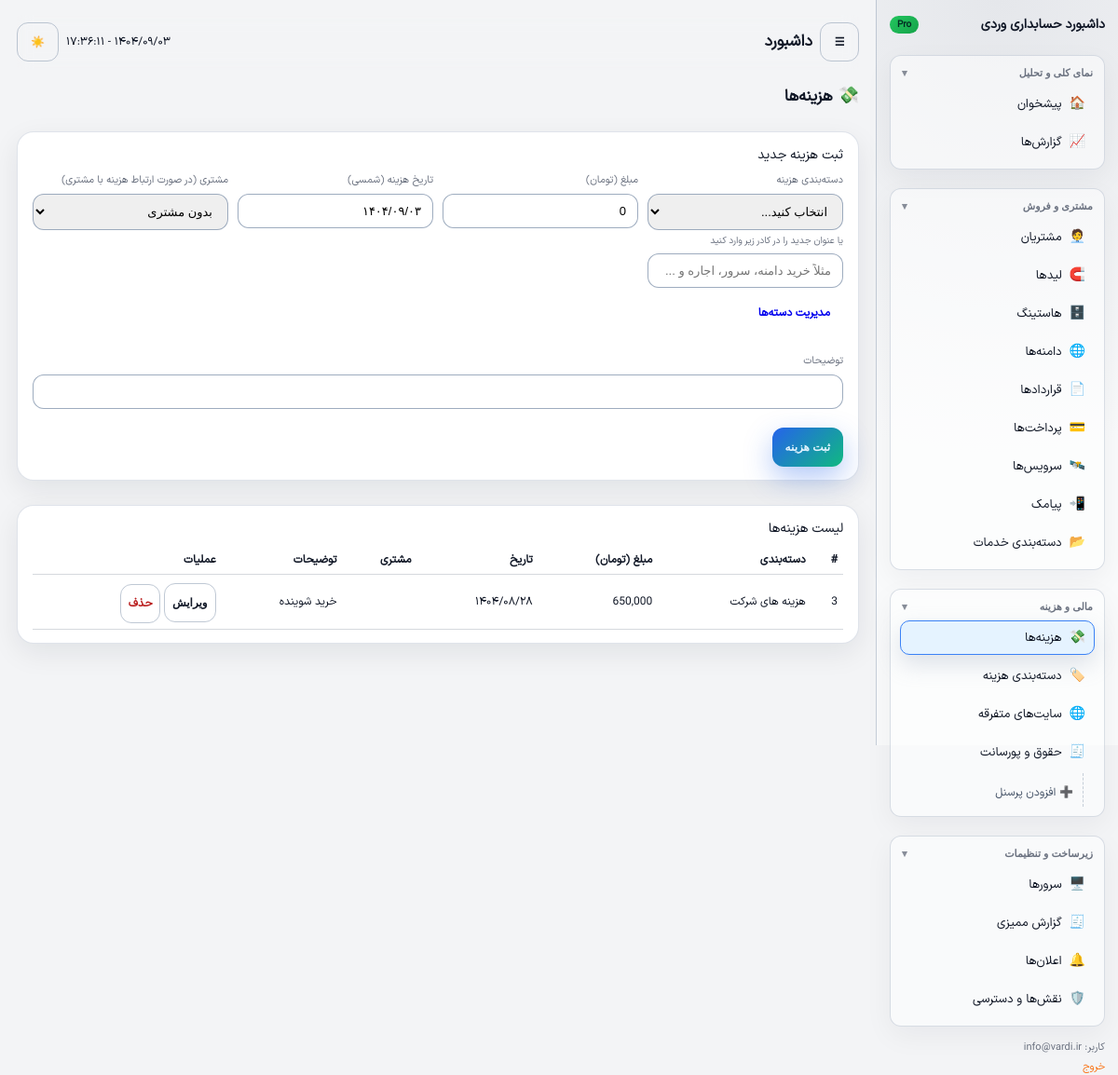
Screenshot of /expenses (signed in) with the database file from the repository.
### tables this page shows
CREATE TABLE `expenses` (
  `id` int(10) UNSIGNED NOT NULL,
  `category` varchar(190) NOT NULL,
  `amount` bigint(20) NOT NULL DEFAULT 0,
  `expense_date` varchar(20) DEFAULT NULL,
  `customer_id` int(11) DEFAULT NULL,
  `note` text DEFAULT NULL,
  `created_at` datetime NOT NULL,
  `updated_at` datetime NOT NULL
);

### src/Core/View.php (called while the page is built, shortened)
<?php
class View
{
    public static function render(string $view, array $data = []): void
    {
        include __DIR__ . '/../../views/layout.php';
    }
}

### src/Controller/ExpensesController.php (called while the page is built, shortened)
<?php
class ExpensesController
{
    public function index(): void
    {
        try {
            $pdo = Database::connection();
            $customers = $pdo->query("SELECT id, name FROM customers ORDER BY name")->fetchAll();
            $categories = $pdo->query("SELECT * FROM expense_categories ORDER BY name")->fetchAll();
            $sql = "SELECT e.*, c.name AS customer_name
                    FROM expenses e
                    LEFT JOIN customers c ON c.id = e.customer_id
                    ORDER BY e.id DESC";
            $rows = $pdo->query($sql)->fetchAll();
            View::render('expenses/index', [
                'user'      => Auth::user(),
                'expenses'  => $rows,
                'customers' => $customers,
                'categories'=> $categories,
            ]);
        } catch (PDOException $e) {
            View::renderError('خطا در بخش هزینه‌ها: ' . $e->getMessage(), $e->getTraceAsString(), Auth::user());
        }
    }
}

### index.php (called while the page is built, shortened)
<?php
spl_autoload_register(function(string $class) {
    if (strpos($class, 'App\\') === 0) {
        $path = __DIR__ . '/src/' . str_replace('App\\', '', $class) . '.php';
        $path = str_replace('\\', '/', $path);
    }
});
if (file_exists(__DIR__ . '/jdf.php')) {
    require_once __DIR__ . '/jdf.php';
}
$router = new \App\Core\Router();
$router->dispatch();

### jdf.php (called while the page is built, shortened)
<?php
function jdate($format, $timestamp = '', $none = '', $time_zone = 'Asia/Tehran', $tr_num = 'fa') {
  $T_sec = 0;
  $ts = $T_sec + (($timestamp === '') ? time() : tr_num($timestamp));
  $date = explode('_', date('H_i_j_n_O_P_s_w_Y', $ts));
  list($j_y, $j_m, $j_d) = gregorian_to_jalali($date[8], $date[3], $date[2]);
  $sl = strlen($format);
  $out = '';
  for ($i = 0; $i < $sl; $i++) {
    $sub = substr($format, $i, 1);
    switch ($sub) {
      case 'd':
        $out .= ($j_d < 10) ? '0' . $j_d : $j_d;
        break;
      case 'm':
        $out .= ($j_m > 9) ? $j_m : '0' . $j_m;
        break;
      case 'Y':
        $out .= $j_y;
        break;
      default:
        $out .= $sub;
    }
  }
  return ($tr_num != 'en') ? tr_num($out, 'fa', '.') : $out;
}
function tr_num($str, $mod = 'en', $mf = '٫') {
  $num_a = array('0', '1', '2', '3', '4', '5', '6', '7', '8', '9', '.');
  $key_a = array('۰', '۱', '۲', '۳', '۴', '۵', '۶', '۷', '۸', '۹', $mf);
  return ($mod == 'fa') ? str_replace($num_a, $key_a, $str) : str_replace($key_a, $num_a, $str);
}
function gregorian_to_jalali($gy, $gm, $gd, $mod = '') {
   list($gy, $gm, $gd) = explode('_', tr_num($gy . '_' . $gm . '_' . $gd));
  $g_d_m = array(0, 31, 59, 90, 120, 151, 181, 212, 243, 273, 304, 334);
  $gy2 = ($gm > 2) ? ($gy + 1) : $gy;
  $days = 355666 + (365 * $gy) + ((int) (($gy2 + 3) / 4)) - ((int) (($gy2 + 99) / 100)) + ((int) (($gy2 + 399) / 400)) + $gd + $g_d_m[$gm - 1];
  $jy = -1595 + (33 * ((int) ($days / 12053)));
  $days %= 12053;
  $jy += 4 * ((int) ($days / 1461));
  $days %= 1461;
  if ($days > 365) {
    $jy += (int) (($days - 1) / 365);
    $days = ($days - 1) % 365;
  }
  if ($days < 186) {
    $jm = 1 + (int) ($days / 31);
    $jd = 1 + ($days % 31);
  } else {
    $jm = 7 + (int) (($days - 186) / 30);
    $jd = 1 + (($days - 186) % 30);
  }
  return ($mod == '') ? array($jy, $jm, $jd) : $jy . $mod . $jm . $mod . $jd;
}

### src/Core/Date.php (called while the page is built, shortened)
<?php
require_once __DIR__ . '/../../jdf.php';
class Date
{
    public static function j(string $format = 'Y/m/d'): string
    {
        return jdate($format);
    }
    public static function jDate(?string $value): string
    {
        $value = trim($value);
        $norm = Str::normalizeDigits($value);
        $ts = strtotime($norm);
        $jalali = jdate('Y/m/d', $ts);
        return $jalali;
    }
}

### src/Core/Str.php (called while the page is built, shortened)
<?php
class Str
{
    public static function normalizeDigits(string $value, bool $stripSeparators = true): string
    {
        $fa = ['۰','۱','۲','۳','۴','۵','۶','۷','۸','۹'];
        $en = ['0','1','2','3','4','5','6','7','8','9'];
        $ar = ['٠','١','٢','٣','٤','٥','٦','٧','٨','٩'];
        $value = str_replace($fa, $en, $value);
        $value = str_replace($ar, $en, $value);
        if ($stripSeparators) {
            $value = str_replace([',', '٬', ' '], '', $value);
        }
        return $value;
    }
}

### views/expenses/index.php (the view, shortened to what this page needs)
<div class="topbar-title" style="margin-bottom:8px;">
    <span class="emoji">💸</span>
    <span>هزینه‌ها</span>
</div>
<div class="card-soft" style="margin-bottom:10px;">
    <div class="card-header">
        <div class="card-title">ثبت هزینه جدید</div>
    </div>
    <form method="post" action="/expenses/create">
        <div class="grid" style="grid-template-columns:repeat(4,minmax(0,1fr));gap:10px;">
            <div class="form-field">
                <label class="form-label">دسته‌بندی هزینه</label>
                <select name="category_id" class="form-select">
                    <option value="">انتخاب کنید...</option>
                </select>
                <div class="form-label" style="margin-top:4px;font-size:10px;">یا عنوان جدید را در کادر زیر وارد کنید</div>
                <input type="text" name="category" class="form-input" placeholder="مثلاً خرید دامنه، سرور، اجاره و ...">
                <a href="/expense-categories" class="btn btn-xs" style="margin-top:6px;">مدیریت دسته‌ها</a>
            </div>
            <div class="form-field">
                <label class="form-label">مبلغ (تومان)</label>
                <input type="text" name="amount" class="form-input money-input" value="0" required>
            </div>
            <div class="form-field">
                <label class="form-label">تاریخ هزینه (شمسی)</label>
                <input type="text" name="expense_date" class="form-input jalali-picker" placeholder="مثلاً 1403/08/15" value="<?php echo Date::j('Y/m/d'); ?>">
            </div>
            <div class="form-field">
                <label class="form-label">مشتری (در صورت ارتباط هزینه با مشتری)</label>
                <select name="customer_id" class="form-select">
                    <option value="">بدون مشتری</option>
                </select>
            </div>
            <div class="form-field" style="grid-column:1/-1;">
                <label class="form-label">توضیحات</label>
                <input type="text" name="note" class="form-input">
            </div>
        </div>
        <button type="submit" class="btn btn-primary" style="margin-top:8px;">ثبت هزینه</button>
    </form>
</div>
<div class="card-soft">
    <div class="card-header">
        <div class="card-title">لیست هزینه‌ها</div>
    </div>
    <div style="overflow-x:auto;">
        <table class="table">
            <thead>
            <tr>
                <th>#</th>
                <th>دسته‌بندی</th>
                <th>مبلغ (تومان)</th>
                <th>تاریخ</th>
                <th>مشتری</th>
                <th>توضیحات</th>
                <th>عملیات</th>
            </tr>
            </thead>
            <tbody>
            <?php if (empty($expenses)): ?>
                <tr><td colspan="7">هنوز هزینه‌ای ثبت نشده است.</td></tr>
            <?php else: ?>
                <?php foreach ($expenses as $e): ?>
                    <tr>
                        <td><?php echo (int)$e['id']; ?></td>
                        <td><?php echo htmlspecialchars($e['category'], ENT_QUOTES, 'UTF-8'); ?></td>
                        <td><?php echo number_format((int)$e['amount']); ?></td>
                        <td><?php echo $e['expense_date'] ? Date::jDate($e['expense_date']) : ''; ?></td>
                        <td><?php echo htmlspecialchars($e['customer_name'] ?? '', ENT_QUOTES, 'UTF-8'); ?></td>
                        <td><?php echo htmlspecialchars($e['note'], ENT_QUOTES, 'UTF-8'); ?></td>
                        <td>
                            <button class="btn btn-outline" data-inline-edit-toggle="expense-<?php echo (int)$e['id']; ?>" style="padding-inline:8px;">ویرایش</button>
                            <a href="/expenses/delete?id=<?php echo (int)$e['id']; ?>" class="btn btn-outline" style="padding-inline:8px;color:#b91c1c;margin-top:4px;"
                               onclick="return confirm('این هزینه حذف شود؟');">حذف</a>
                        </td>
                    </tr>
                <?php endforeach; ?>
            <?php endif; ?>
            </tbody>
        </table>
    </div>
</div>

### assets/css/app.css (style rules this page uses)
* { box-sizing:border-box; }
html { scroll-behavior:smooth; }
body { margin:0; font-family:'IRANSansXVF',system-ui,-apple-system,BlinkMacSystemFont,'Segoe UI',sans-serif; direction:rtl; }
body { background:#f3f4f6; color:#111827; }
.card,.card-soft { transition:transform 0.15s ease, box-shadow 0.15s ease; }
.topbar-title { font-size:17px;font-weight:700;display:flex;align-items:center;gap:6px; }
.topbar-title span.emoji { font-size:18px; }
.card,.card-soft { border-radius:18px;padding:14px 16px;box-shadow:0 10px 30px rgba(15,23,42,0.08);border:1px solid rgba(148,163,184,0.3); }
body:not(.theme-dark) .card-soft { background:#ffffff; }
.card-header { display:flex;justify-content:space-between;align-items:center;margin-bottom:8px; }
.card-title { font-size:14px;font-weight:500; }
.grid { display:grid;gap:12px; }
.table { width:100%;border-collapse:collapse;font-size:12px; }
.table th,.table td { padding:6px 6px;border-bottom:1px solid rgba(209,213,219,0.9);text-align:right; }
.btn { border-radius:12px;border:none;padding:10px 14px;font-size:12px;font-weight:600;cursor:pointer;display:inline-flex;align-items:center;gap:6px;text-decoration:none;justify-content:center;transition:transform 0.12s ease, box-shadow 0.12s ease;min-height:42px; }
.btn-primary { background:linear-gradient(135deg,#2563eb,#10b981);color:#e0f2fe;box-shadow:0 12px 30px rgba(37,99,235,0.35); }
.btn-outline { background:transparent;border:1px solid rgba(148,163,184,0.6);color:inherit; }
.form-field { margin-bottom:12px; }
.form-label { display:block;font-size:11px;margin-bottom:6px;color:#6b7280; }
.form-input,.form-select,.form-textarea { width:100%;padding:10px 12px;border-radius:12px;border:1px solid rgba(148,163,184,0.9);font-size:13px;transition:border-color 0.15s ease, box-shadow 0.15s ease; }

### rows the page displays
expenses: id "3", category "هزینه های شرکت", amount "650,000", expense_date "۱۴۰۴/۰۸/۲۸", note "خرید شوینده"

### other values shown
$user['email'] "info@vardi.ir"
